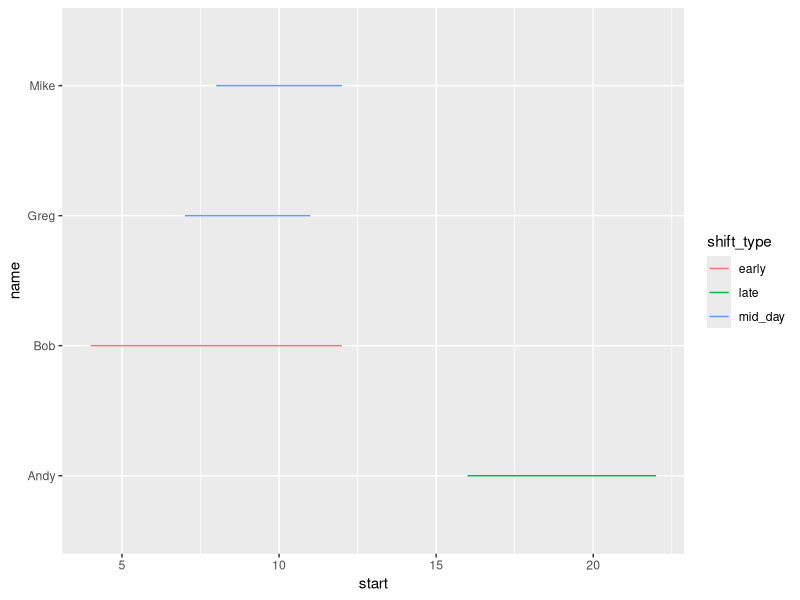
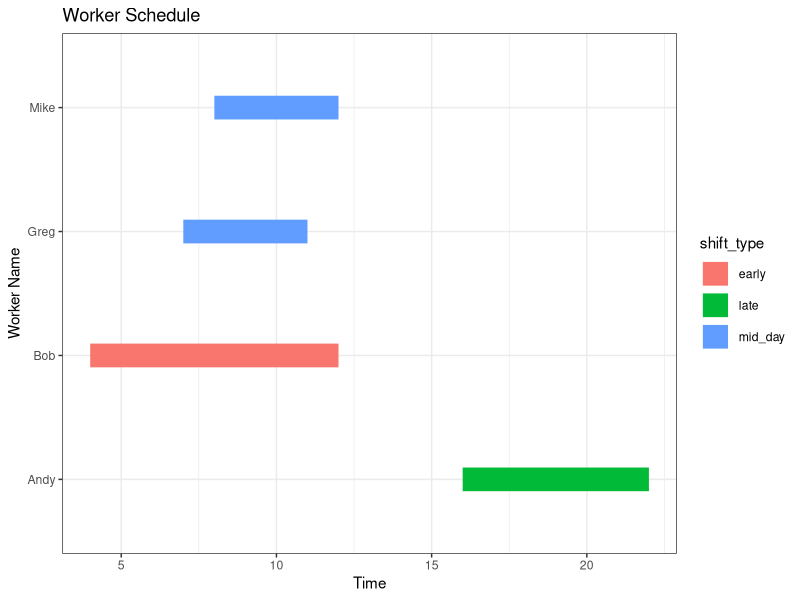
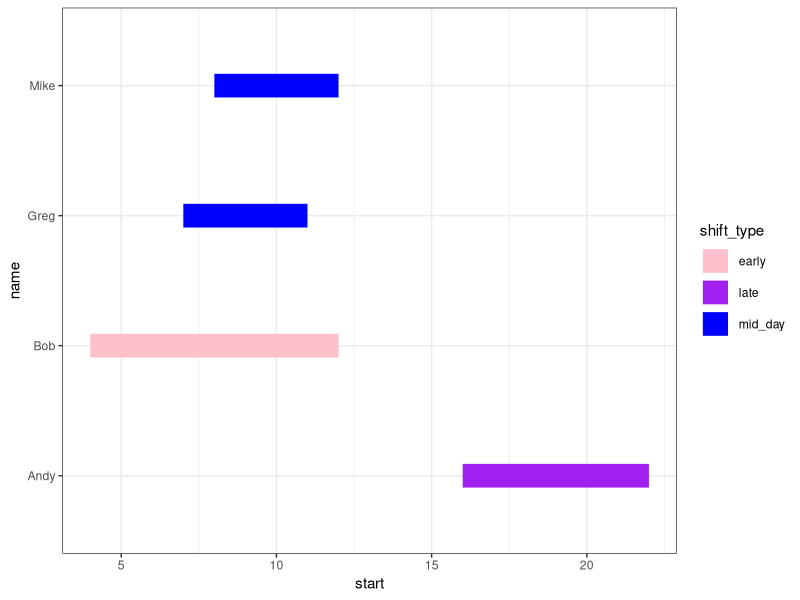
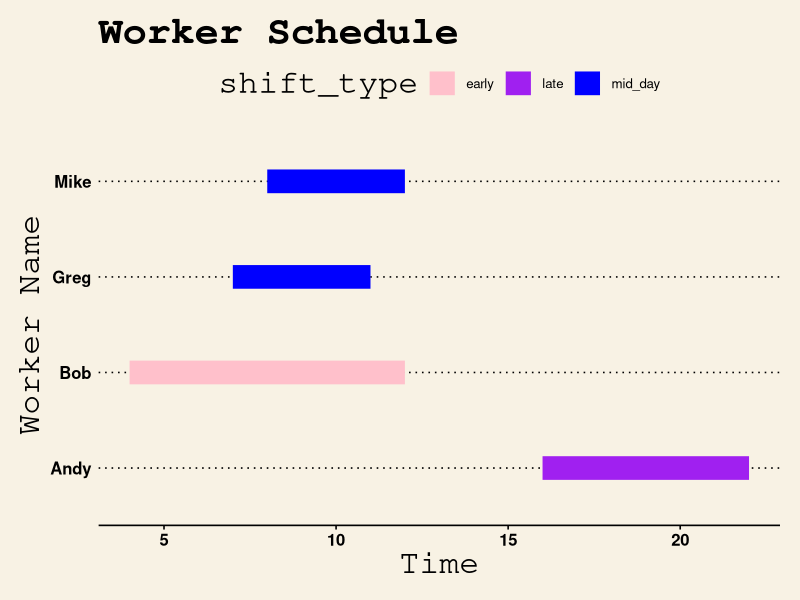
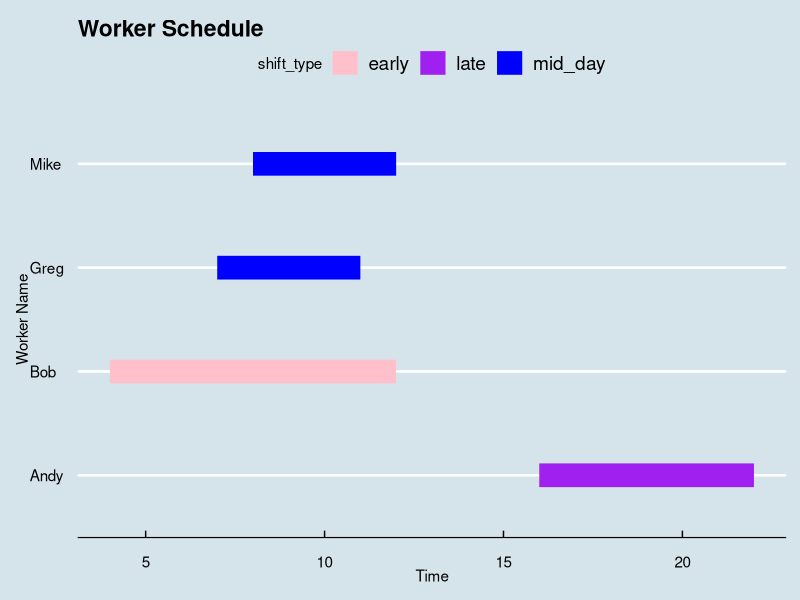
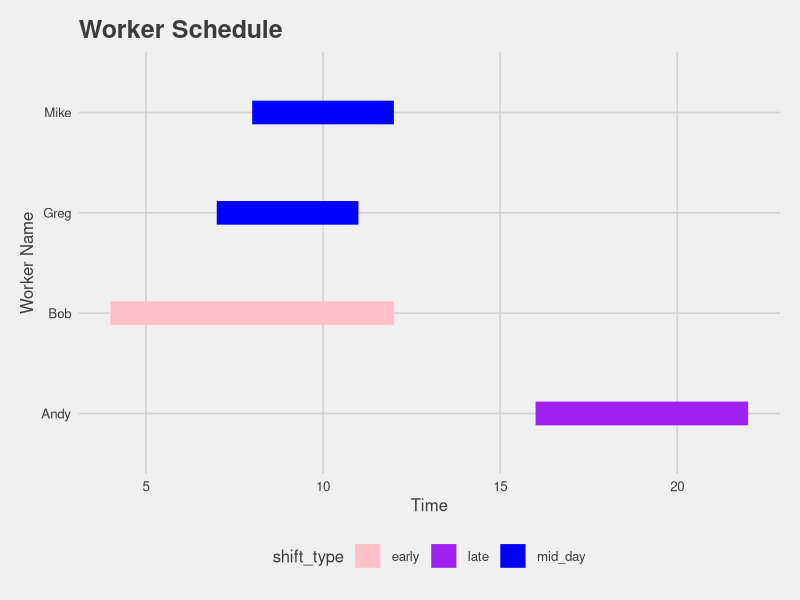

These charts were generated, in order, by the following R code:
# A gantt chart is a type of chart that shows the start
# and end times of various events.

# Creating a Gantt Chart in R Using ggplot2
# Suppose we have the following dataset that shows the start
# and end times for the shifts of four different workers at a store:
# create data frame
data <- data.frame(name=c("Bob", "Greg", "Mike", "Andy"),
                   start = c(4, 7, 12, 16),
                   end = c(12, 11, 8, 22),
                   shift_type = c("early", "mid_day", "mid_day", "late"))

# view data 
data

# install (if not already installed) and load ggplot2
if(!require(ggplot2)){install.packages("ggplot2")}

# create gantt chart visualizes start and end time for each worker
ggplot(data, aes(x=start, xend=end, y=name, yend=name, color=shift_type)) +
  geom_segment()

# With a couple tweaks to the layout, we can make
# this gantt chart look much better:
ggplot(data, aes(x=start, xend=end, y=name, yend=name, color=shift_type)) +
  theme_bw() + #use ggplot theme with black gridlines and white background
  geom_segment(size=8) + #increase line width of segments in the chart
  labs(title = "Worker Schedule", x="Time", y="Worker Name")

# In addition, if you would like to define the exact colors
# to be used in the chart, you can use the following code:
ggplot(data, aes(x=start, xend=end, y=name, yend=name, color=shift_type)) +
  theme_bw() + #use ggplot theme with black gridlines and white background
  geom_segment(size=8)  + #increase line width of segments in the chart
  scale_colour_manual(values = c("pink" , "purple", "blue"))

# Using Custom Themes
# load ggthemes library
library("ggthemes")

# create scatterplot with Wall Street Journal theme
ggplot(data, aes(x=start, xend=end, y=name, yend=name, color=shift_type)) +
  theme_bw() + 
  geom_segment(size=8) +
  labs(title = "Worker Schedule", x="Time", y="Worker Name") +
  scale_colour_manual(values = c("pink", "purple", "blue")) +
  theme_wsj() + 
  theme(axis.title = element_text())

# Or we could use a theme inspired by The Economist:
ggplot(data, aes(x=start, xend=end, y=name, yend=name, color=shift_type)) + 
  theme_bw() + 
  geom_segment(size=8) + 
  labs(title = "Worker Schedule", x="Time", y="Worker Name") + 
  scale_colour_manual(values = c("pink", "purple", "blue")) + 
  theme_economist() + 
  theme(axis.title = element_text())

# Or perhaps a theme inspired by Five Thirty Eight:
ggplot(data, aes(x=start, xend=end, y=name, yend=name, color=shift_type)) +
  theme_bw() + 
  geom_segment(size=8) +
  labs(title = "Worker Schedule", x="Time", y="Worker Name") + 
  scale_colour_manual(values=c("pink", "purple", "blue")) +
  theme_fivethirtyeight() + 
  theme(axis.title = element_text())
